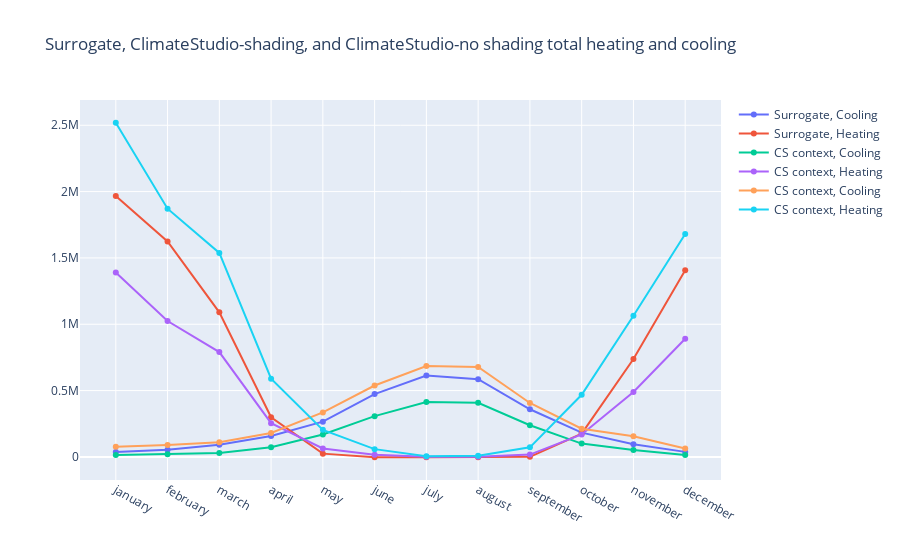

Notebook code for this chart:
### Code cell
fig = go.Figure()
fig.add_trace(
    go.Scatter(
        x = umi_df_mon_norm.columns,
        y = monthly_predictions["Cooling"].multiply(tfa, axis=0).sum(axis=0).divide(COP_COOLING),
        mode='lines+markers',
        name = "Surrogate, Cooling"
    )
)
fig.add_trace(
    go.Scatter(
        x = umi_df_mon_norm.columns,
        y = monthly_predictions["Heating"].multiply(tfa, axis=0).sum(axis=0).divide(COP_HEATING),
        mode='lines+markers',
        name = "Surrogate, Heating"
    )
)
fig.add_trace(
    go.Scatter(
        x = umi_df_mon_norm.columns,
        y = CS_results["cooling"].multiply(tfa.sum()),
        mode='lines+markers',
        name = "CS context, Cooling"
    )
)
fig.add_trace(
    go.Scatter(
        x = umi_df_mon_norm.columns,
        y = CS_results["heating"].multiply(tfa.sum()),
        mode='lines+markers',
        name = "CS context, Heating"
    )
)
fig.add_trace(
    go.Scatter(
        x = umi_df_mon_norm.columns,
        y = CS_building_results['cooling'].multiply(tfa, axis=0).sum(axis=0),
        mode='lines+markers',
        name = "CS context, Cooling"
    )
)
fig.add_trace(
    go.Scatter(
        x = umi_df_mon_norm.columns,
        y = CS_building_results['heating'].multiply(tfa, axis=0).sum(axis=0),
        mode='lines+markers',
        name = "CS context, Heating"
    )
)

# colors = []
# for i in range(4):
#     fig.data[i].line.color = colors[i]
fig.update_layout(
    title="Surrogate, ClimateStudio-shading, and ClimateStudio-no shading total heating and cooling"
)
fig.show()

### Figure 1 — Plotly figure (JSON) as saved in the notebook; plotly's stock layout.template omitted (floating-point values rounded to 4 significant figures)
{"data": [{"mode": "lines+markers", "name": "Surrogate, Cooling", "type": "scatter", "x": ["january", "february", "march", "april", "may", "june", "july", "august", "september", "october", "november", "december"], "y": [36640.0, 53360.0, 91070.0, 157400.0, 265700.0, 473800.0, 612900.0, 585800.0, 359100.0, 183000.0, 95240.0, 37850.0]}, {"mode": "lines+markers", "name": "Surrogate, Heating", "type": "scatter", "x": ["january", "february", "march", "april", "may", "june", "july", "august", "september", "october", "november", "december"], "y": [1966000.0, 1624000.0, 1090000.0, 298900.0, 24590.0, -2403.0, -2663.0, -2550.0, 586.6, 175700.0, 737700.0, 1407000.0]}, {"mode": "lines+markers", "name": "CS context, Cooling", "type": "scatter", "x": ["january", "february", "march", "april", "may", "june", "july", "august", "september", "october", "november", "december"], "y": [13870.0, 20700.0, 29650.0, 73250.0, 168900.0, 307100.0, 414200.0, 407600.0, 239000.0, 100200.0, 51930.0, 14150.0]}, {"mode": "lines+markers", "name": "CS context, Heating", "type": "scatter", "x": ["january", "february", "march", "april", "may", "june", "july", "august", "september", "october", "november", "december"], "y": [1390000.0, 1025000.0, 790000.0, 254400.0, 63840.0, 16680.0, 942.5, 1533.0, 17350.0, 169300.0, 489900.0, 890700.0]}, {"mode": "lines+markers", "name": "CS context, Cooling", "type": "scatter", "x": ["january", "february", "march", "april", "may", "june", "july", "august", "september", "october", "november", "december"], "y": [75860.0, 89960.0, 111200.0, 180200.0, 335000.0, 538300.0, 685100.0, 677400.0, 406400.0, 212800.0, 155900.0, 63800.0]}, {"mode": "lines+markers", "name": "CS context, Heating", "type": "scatter", "x": ["january", "february", "march", "april", "may", "june", "july", "august", "september", "october", "november", "december"], "y": [2519000.0, 1871000.0, 1537000.0, 589300.0, 203800.0, 58580.0, 4852.0, 8042.0, 71940.0, 468400.0, 1064000.0, 1680000.0]}], "layout": {"title": {"text": "Surrogate, ClimateStudio-shading, and ClimateStudio-no shading total heating and cooling"}}}
